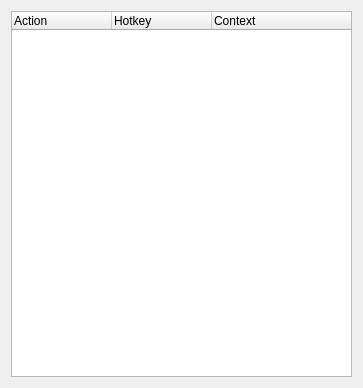
<?xml version="1.0" encoding="UTF-8"?>
<ui version="4.0">
 <class>hotkeys</class>
 <widget class="QWidget" name="hotkeys">
  <property name="geometry">
   <rect>
    <x>0</x>
    <y>0</y>
    <width>363</width>
    <height>388</height>
   </rect>
  </property>
  <property name="windowTitle">
   <string>Hotkey Settings</string>
  </property>
  <layout class="QVBoxLayout" name="verticalLayout">
   <item>
    <widget class="QTreeWidget" name="treeWidget">
     <property name="selectionBehavior">
      <enum>QAbstractItemView::SelectItems</enum>
     </property>
     <property name="headerHidden">
      <bool>false</bool>
     </property>
     <column>
      <property name="text">
       <string>Action</string>
      </property>
     </column>
     <column>
      <property name="text">
       <string>Hotkey</string>
      </property>
     </column>
     <column>
      <property name="text">
       <string>Context</string>
      </property>
     </column>
    </widget>
   </item>
  </layout>
 </widget>
 <resources/>
 <connections/>
</ui>
